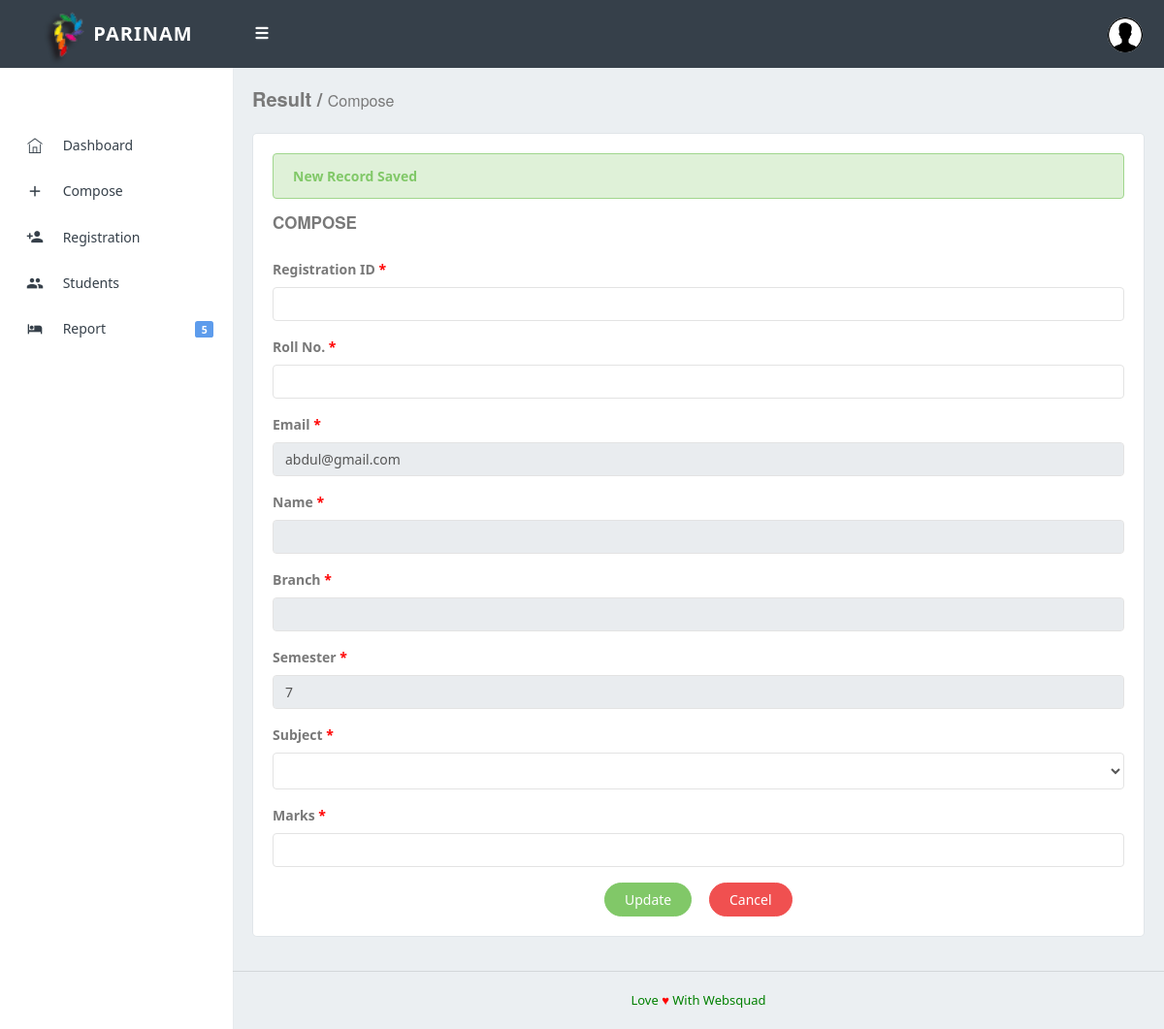
The app's page /update_result.php?email=abdul@gmail.com&sem=7&sub_id=DSA123 (signed in), older data.
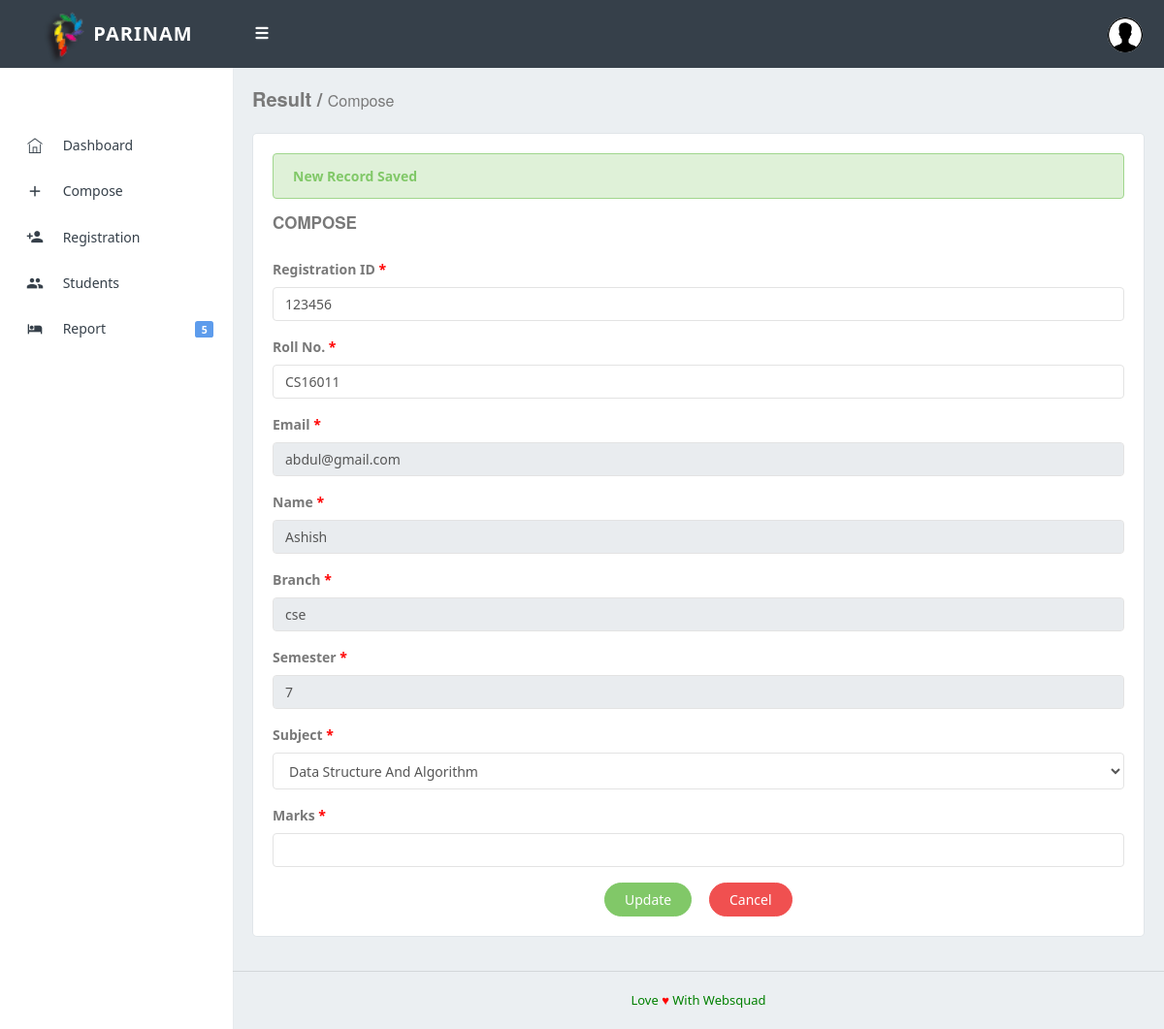
The same page, newer data.
### tables this page shows
CREATE TABLE `student` (
  `id` bigint(100) NOT NULL,
  `email` varchar(225) NOT NULL,
  `name` varchar(255) NOT NULL,
  `department` varchar(255) NOT NULL,
  `semester` int(100) NOT NULL,
  `reg_num` varchar(255) NOT NULL,
  `roll_num` varchar(255) NOT NULL,
  `mother` varchar(255) NOT NULL,
  `father` varchar(255) NOT NULL,
  `dob` date NOT NULL
);

CREATE TABLE `subject` (
  `id` bigint(100) NOT NULL,
  `sub_id` varchar(225) NOT NULL,
  `sub_name` varchar(255) NOT NULL,
  `teacher_id` varchar(255) NOT NULL
);

### update_result.php (the view, shortened to what the changed rows need)
<?php
	require "include/db.php";
	$student_id = $_GET['email'];
	$sub_id = $_GET['sub_id'];
	$sql = "SELECT email, name,department, semester, reg_num, roll_num FROM student WHERE email = '$student_id' ";
	$result = mysqli_query($conn, $sql);
	$row = mysqli_fetch_assoc($result);
	$reg_num = $row['reg_num'];
	$roll_num = $row['roll_num'];
	$name = $row['name'];
	$department = $row['department'];
	function fetch_sub($sub_id){
		require 'include/db.php';
		$sql = "SELECT * FROM subject WHERE sub_id = '$sub_id' ";
		$result = mysqli_query($conn, $sql);
		if(!$result){
			echo(mysqli_error($conn));
		}
		else{
			$row = mysqli_fetch_assoc($result);
			echo '<option value="'.$row['sub_id'].'">'.$row['sub_name'].'</option>';
		}
	}
?>
<!DOCTYPE html>
 <html>
     <head>
         <link href="assets/css/bootstrap.min.css" rel="stylesheet" type="text/css" />
         <link href="assets/css/icons.css" rel="stylesheet" type="text/css" />
         <link href="assets/css/style.css" rel="stylesheet" type="text/css" />
     </head>
     <body class="fixed-left">
         <div id="wrapper">
          <div class="content-page">
                 <div class="content">
                     <div class="container-fluid">
                          <div class="row">
                             <div class="col-md-12">
							 <div class="card-box">
                                     <form method="post" action="#" id="compose_form" onsubmit="return update_result()">
                                         <div>
                                             <section>
                                                 <div class="form-group clearfix">
                                                     <div class="">
                                                         <input class="form-control required" onkeyup="fetch_student(this.value)" id="s_reg" value="<?php echo $reg_num; ?>"   name="reg_num" type="text" required />
                                                     </div>
                                                 </div>
                                                 <div class="form-group clearfix">
                                                     <div class="">
                                                         <input  name="roll_num" type="text" value="<?php echo $roll_num; ?>" onkeyup="fetch_student(this.value)" id="s_roll" class="required form-control" required />
                                                     </div>
                                                 </div>
												 <div class="form-group clearfix">
                                                     <div class="">
                                                         <input  name="name" type="text" id="s_name" value="<?php echo $name; ?>" class="required form-control" required  readonly />
                                                     </div>
                                                 </div>
												 <div class="form-group clearfix">
                                                     <div class="">
                                                         <input  name="branch" type="text" id="s_branch" value="<?php echo $department; ?>"  class="required form-control" required  readonly />
                                                     </div>
                                                 </div>
												 <div class="form-group clearfix">
                                                     <div class="">
                                                         <select  name="subject"  class="required form-control" required  />
																<?php  fetch_sub($sub_id); ?>
                                                     </div>
                                                 </div>
                                             </section>
                                         </div>
                                     </form>
                                 </div>
                             </div>
                         </div>
						 </div>
                     </div>
                 </div>
             </div>
     </body>
 </html>

Row changes from the older to the newer data that the page shows:
added student: reg_num "123456", roll_num "CS16011", name "Ashish", branch "cse"
added subject: subject "Data Structure And Algorithm"
